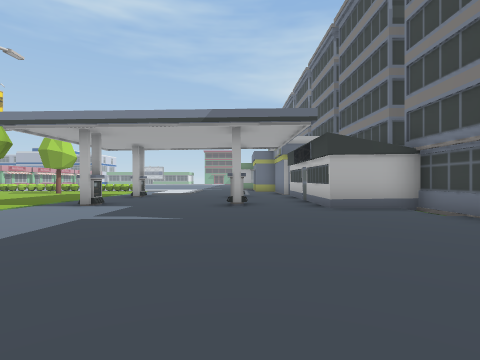
view 1 (above)

24 first-person views from a walk through a scene from a Unity 3-D project. The camera is 1.2 m above the floor, looks level and sees 80° across. The floor is counted in squares, 2 m on a side. Each view is taken from the middle of a square. On the plan, view 1 faces up. The plan holds only what a view shows up to about 9 squares ahead; the rest is blank. The place goes on beyond the plan. The player character is not drawn. Some animated figures are not drawn. Some surface patterns are stand-ins.

view 2
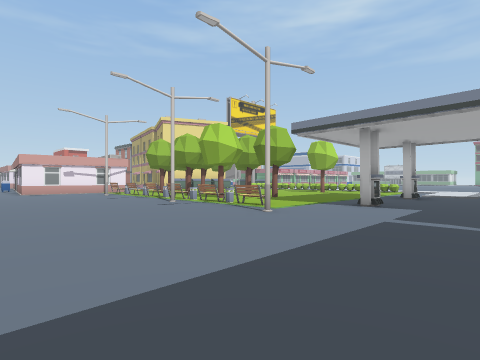

view 3
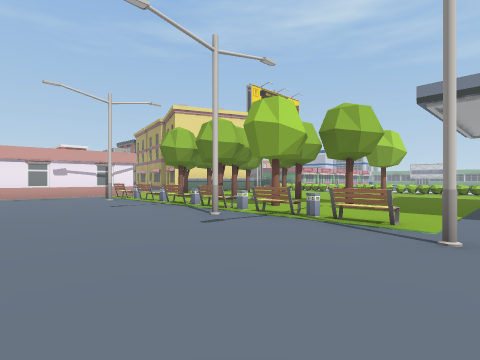

view 4
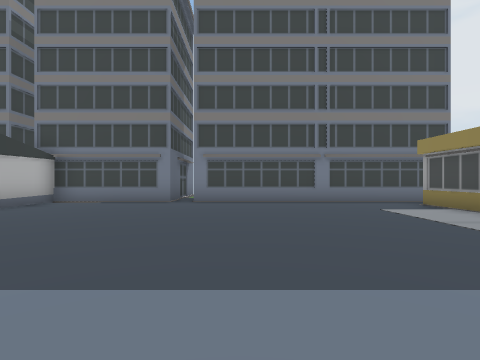

view 5
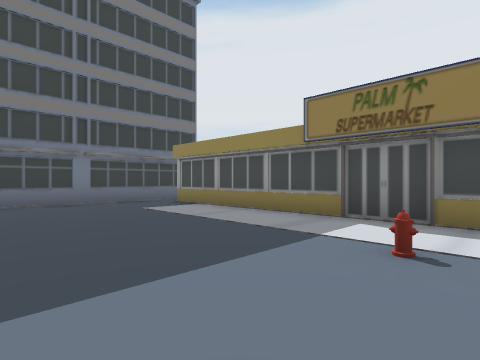

view 6
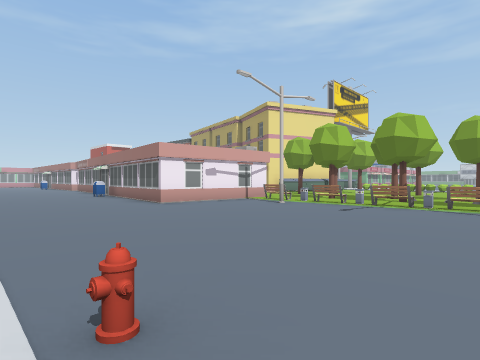

view 7
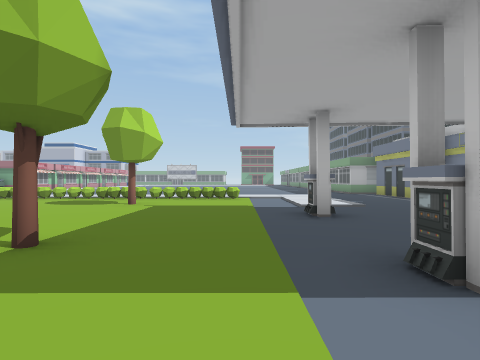

view 8
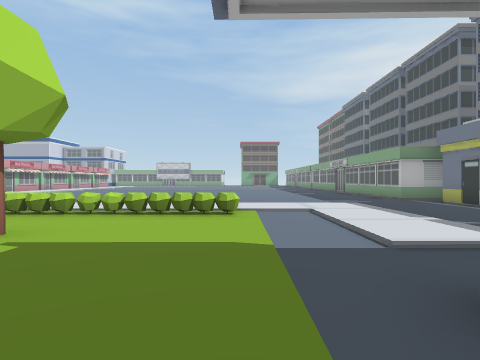

view 9
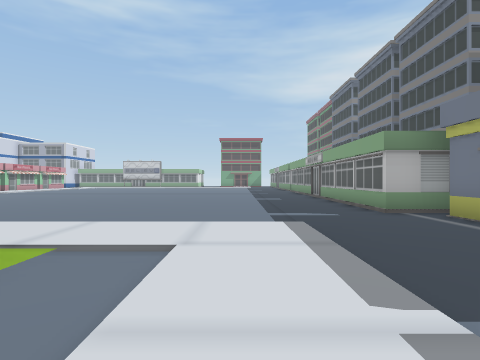

view 10
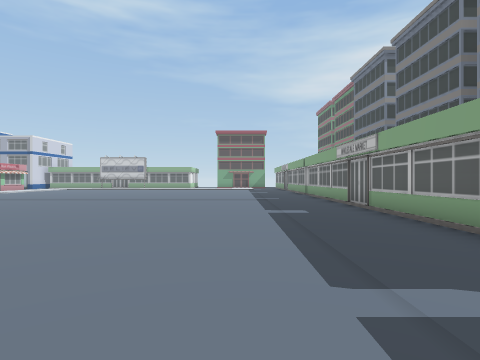

view 11
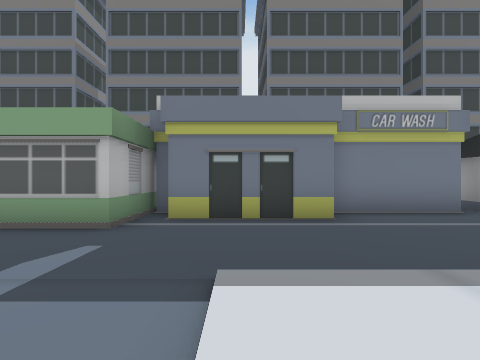

view 12
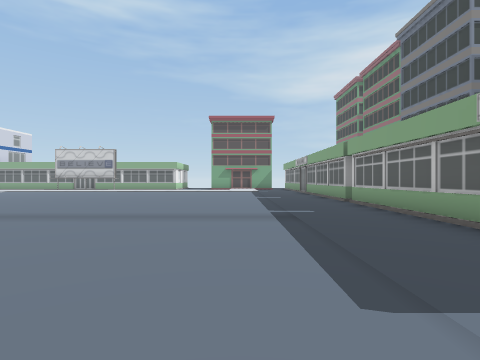

view 13
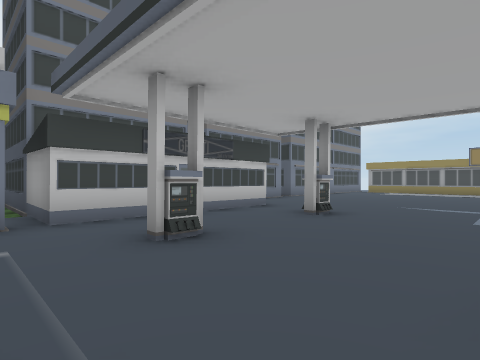

view 14
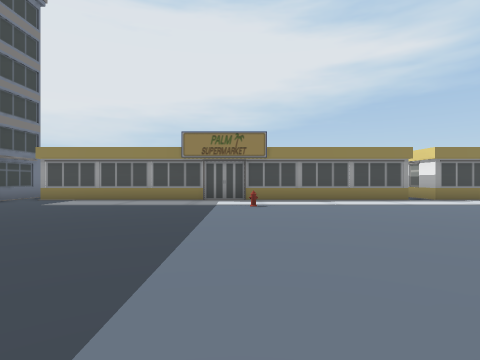

view 15
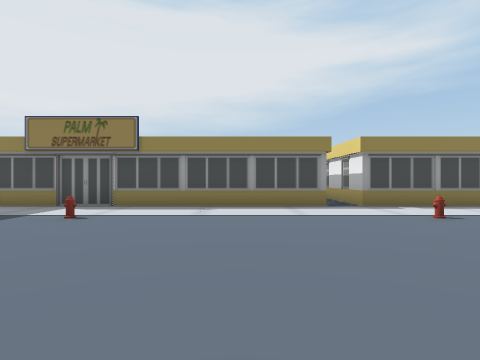

view 16
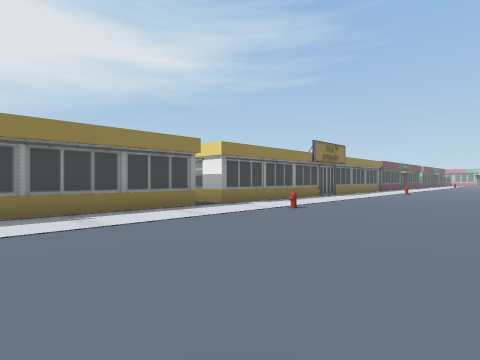

view 17
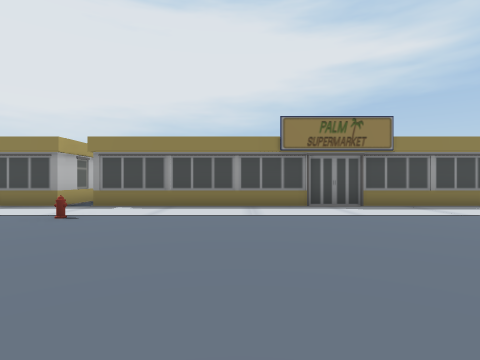

view 18
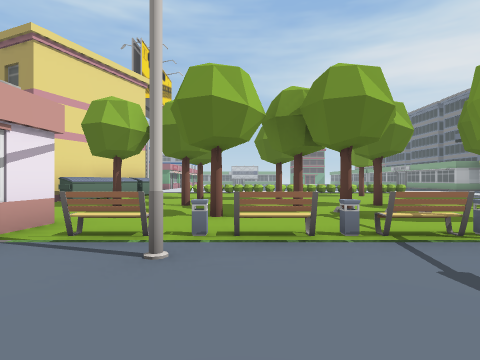

view 19
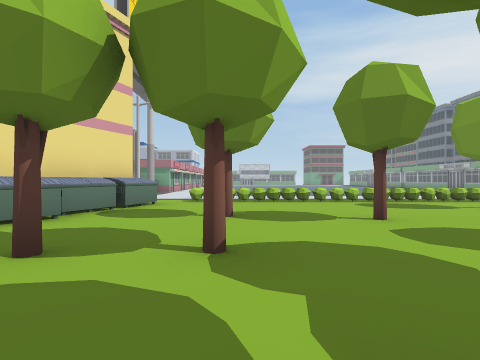

view 20
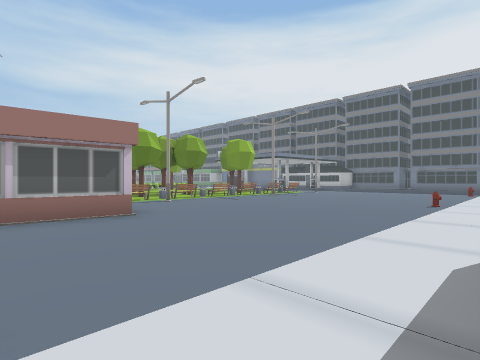

view 21
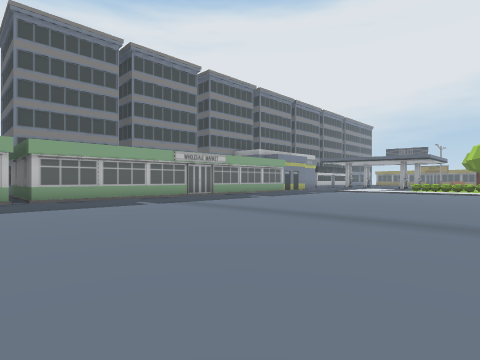

view 22
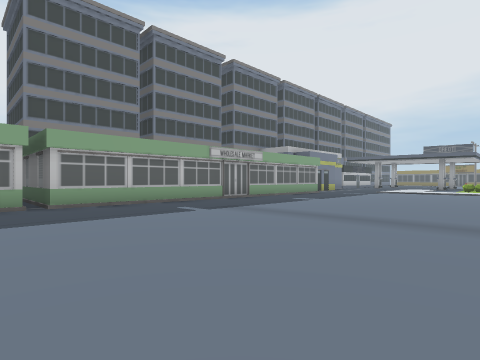

view 23
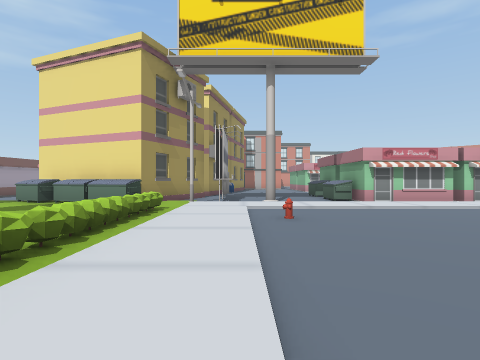

view 24
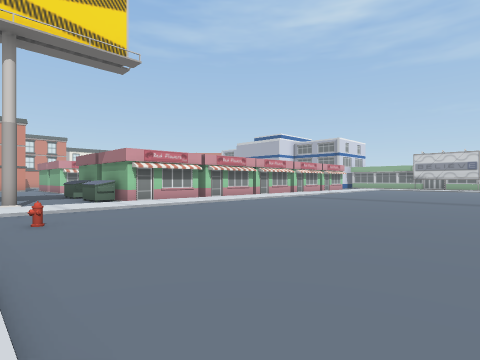

### Floor plan
Key: @ floor where view 1 was taken; # wall or solid block; . main floor; : floor 0.25 m higher than the main floor; / step, stairs or slope; T tree; B bin; E bench; H hydrant; U bush; M dumpster; I billboard; O other object.
Columns run from 17 left of view 1 to 7 right of it. Each row starts with its distance up from view 1.
 30        ..........O
 29        ..........####
 28         .........#
 27        ..........#
 26       ...........O
 25      ............#
 24     .............#
 23 #  ..............#
 22 #::..............O
 21 #O:..............#
 20 #/:..............O
 19 M/:..............#
 18 ./:..............###
 17 .I:.H.............##
 16 I/://///// /////..#
 15  I:::::::::::::/..##
 14 O..OUUUUUUUUU.:/...#
 13 ##M...........:/...#
 12 #M.......T....:/...O O
 11 #M..T..............######
 10 #M....T.......O..O.#
  9 /..................#
  8  .T.T.T.T.T........#
  7   ...T.T......O..O.#
  6   ...B..BT.B.......###
  5   #.EEBEEBEE.........O
  4   #..........#.......O
  3  ##..................##
  2 ##O..................O
  1 .....................#
  0 .................@...#
 -1 .....................#
 -2 ........H.....H......O
 -3 .   O     OO.O  OO.O.O
 -4 #################### #

Positions as (right, up) in squares from view 1, and headings:
1: (0, 0), facing up
2: (-1, 0), facing up-left
3: (-4, 1), facing up-left
4: (-4, 1), facing right
5: (-4, 1), facing down-right
6: (-8, -2), facing up-left
7: (-5, 5), facing up
8: (-5, 9), facing up
9: (-3, 12), facing up
10: (-3, 16), facing up
11: (-4, 16), facing right
12: (-3, 21), facing up
13: (-3, 12), facing down-right
14: (-3, 5), facing down
15: (-6, 3), facing down
16: (-4, 2), facing down-left
17: (-12, 3), facing down
18: (-12, 2), facing up
19: (-13, 6), facing up
20: (-17, -3), facing up-right
21: (-9, 30), facing down-right
22: (-7, 30), facing down-right
23: (-8, 16), facing left
24: (-8, 16), facing up-left
